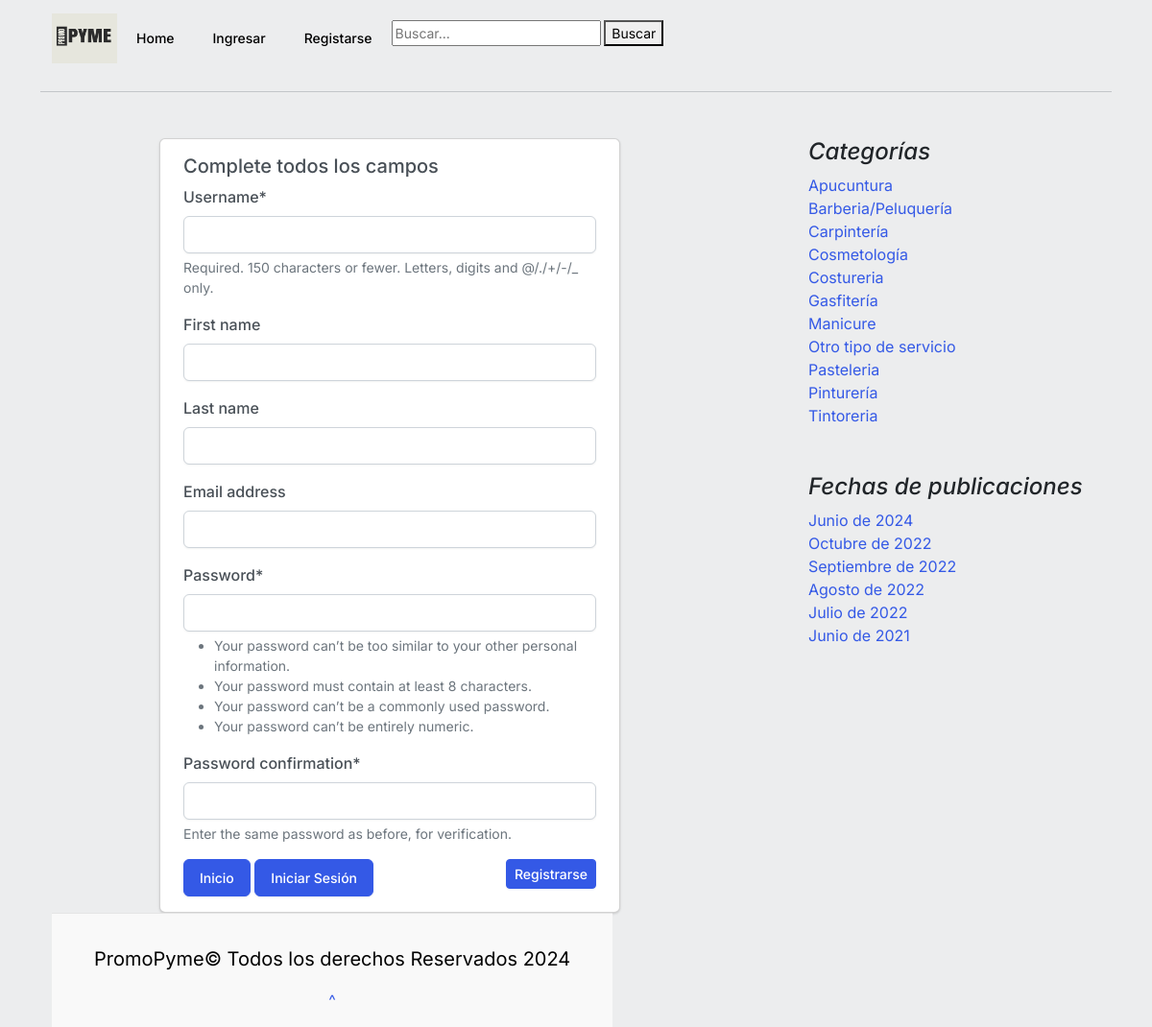
Screenshot of /register/ with the database file from the repository.
### core/models.py (models this page shows, shortened)
class Category (models.Model):
	name = models.CharField(max_length=200, unique=True, verbose_name='Nombre')
	active = models.BooleanField(default=True, verbose_name='Activo')
	created = models.DateTimeField(auto_now_add=True, verbose_name='Fecha de creación')
	updated = models.DateTimeField(auto_now=True, verbose_name='Fecha de modificación')
	class Meta:
		verbose_name = 'Categoría'
		verbose_name_plural = 'Categorías'
		ordering = ['name']

### core/views.py (the view, shortened to what this page needs)
# urls.py: path('register/', register, name='register'),
def register(request):
    data = {
        'form': CustomUserCreationForm()
    }
    return render(request, 'registration/register.html', data)

### core/forms.py
class CustomUserCreationForm(UserCreationForm):
    class Meta:
        model = User
        fields = ['username', 'first_name', 'last_name', 'email', 'password1', 'password2']

### core/processors.py (called while the page is built)
def ctx_dic_about(request):
	ctx_about = {}
	ctx_about['ABOUT'] = About.objects.latest('created')
	return ctx_about

def ctx_dic_category(request):
	ctx_category = {}
	ctx_category['categories'] = Category.objects.filter(active=True)
	return ctx_category

def ctx_dic_history(request):
	ctx_history = {}
	ctx_history['dates'] = Post.objects.dates('created', 'month', order='DESC').distinct()
	return ctx_history

def ctx_dic_link(request):
	ctx_link = {}
	links = Link.objects.all()
	for link in links:
		ctx_link[link.key] = {'url':link.url, 'icon':link.icon}
	return ctx_link

### core/templates/registration/register.html (shortened to what this page needs)
{% extends 'core/base.html' %}
{% load static %}
{% block content %}
{% load crispy_forms_tags %}
<br>
<form action="" method="post">
    <div class="card mx-auto" style="width: 30rem;">
        <div class="card-body">
          <h5 class="card-title">Complete todos los campos</h5>
          {{ form | crispy }}
          <a href='/' class="btn btn-primary">Inicio</a>
          <a href={% url 'login' %} class="btn btn-primary">Iniciar Sesión</a>
          <button class="btn btn-sm btn-primary float-end" type="submit">Registrarse</button>
        </div>
      </div>
</form>
{% endblock %}

### core/templates/core/base.html (shortened to what this page needs)
<!doctype html>
<html lang="es">
<head>
    {% load static %}
    <link rel="stylesheet" href="https://cdn.jsdelivr.net/npm/bootstrap-icons@1.9.1/font/bootstrap-icons.css">
    <link rel="stylesheet" href="{% static 'core/css/style.css' %}">
    <link href="{% static 'core/css/blog.css' %}" rel="stylesheet">
    <link href="{% static 'core/css/bootstrap.min.css' %}" rel="stylesheet">
</head>
<body class="body">
  <div class="container">
    <header>
      <nav class="navbar navbar-expand-lg bg-body-tertiary">
        <div class="container-fluid">
          <div class ="contenedor_logo">
            <img class="logo" src="{% static 'core/img/PRomo (1).png' %}" alt="logo" style="width:68px;height:52px" >
          </div>
          <div class="collapse navbar-collapse" id="navbarSupportedContent">
            <ul class="navbar-nav me-auto mb-2 mb-lg-0">
              <li class="nav-item active">
                <a class="nav-link " aria-current="page" href='/'>Home</a>
              </li>
              {% if request.user.is_authenticated %}
                <li class="nav-item">
                  <a class="nav-link"  href={% url 'create' %}>Crear Post</a>
                </li>
                <li class="nav-item">
                  <a class="nav-link"  href={% url 'exit' %}>Salir</a>
                </li>
              <ul>
              {% include 'core/includes/submenu.html' %}
              </ul>
              {% else %}
              <li class="nav-item">
                <a class="nav-link" href={% url 'login' %}>Ingresar</a>
              </li>
              <li class="nav-item">
                <a class="nav-link" href={% url 'register' %}>Registarse</a>
              </li>
              {% endif %}
              <form method="GET" action="{% url 'buscar' %}">
                <input type="text" name="buscar" placeholder="Buscar..." value="{{request.GET.buscar}}">
                <button type="submit">Buscar</button>
            </form>
            </ul>
          </div>
        </div>
      </nav>
    </header>
    <hr>
    <div class="content-wrapper">
      <main class="flex-fill mt-2">
        <section class="row g-5 ">
          <div class="col-md-8">
              {% block content %}
              {% endblock %}
          </div>
        {% block aside %}
          <aside class="col-md-4" id="parent">
            <div class="position-sticky" style="top: 2rem;">
              <div class="p-4" id="child">
                <h4 class="fst-italic">Categorías</h4>
                <ol class="list-unstyled mb-0">
                  {% for item in categories %}
                    <li><a href={% url 'category' %}?cat={{ item.id }}>{{ item.name }}</a></li>
                  {% endfor %}
                </ol>
              </div>
              <div class="p-4">
                <h4 class="fst-italic">Fechas de publicaciones</h4>
                <ol class="list-unstyled mb-0">
                  {% for item in dates %}
                    <li>
                      {% if item.month == 6 %}<a href="{% url 'dates' item.month item.year %}">Junio de {{ item.year }}</a>{% endif %}
                      {% if item.month == 7 %}<a href="{% url 'dates' item.month item.year %}">Julio de {{ item.year }}</a>{% endif %}
                      {% if item.month == 8 %}<a href="{% url 'dates' item.month item.year %}">Agosto de {{ item.year }}</a>{% endif %}
                      {% if item.month == 9 %}<a href="{% url 'dates' item.month item.year %}">Septiembre de {{ item.year }}</a>{% endif %}
                      {% if item.month == 10 %}<a href="{% url 'dates' item.month item.year %}">Octubre de {{ item.year }}</a>{% endif %}
                    </li>
                  {% endfor %}
                </ol>
              </div>
            </div>
          </aside>
        {% endblock %}
        </section>
      </main>
    </div>
    <div class="container">
      <footer class="foot p-3 mt-auto blog-footer" >
        <div class="container">
          <p class="fs-5 px-3 pt-3"> PromoPyme&copy; Todos los derechos Reservados 2024</p>
          <p>
            <a href="#">^</a>
          </p>
        </footer>
    </div>
    </div>
</body>
</html>

### core/static/core/css/style.css (style rules this page uses)
.body { margin: 0; padding: 0; background:#ecedee; height: 100%; display: flex; flex-direction: column; }

### core/static/core/css/blog.css (style rules this page uses)
.blog-footer { padding: 2.5rem 0; color: #020202; text-align: center; background-color: #f9f9f9; border-top: .05rem solid #e5e5e5; float:bottom; flex-shrink: 0; position: absolute; }
.blog-footer p:last-child { margin-bottom: 0; float: bottom; }
.content-wrapper { flex: 1; display: flex; flex-direction: row; }
aside { flex: 0 0 250px; }

### core/templates/core/base.html (style rules this page uses)
a { text-decoration: none; }

### rows the page displays
Category: name "Apucuntura"
Category: name "Barberia/Peluquería"
Category: name "Carpintería"
Category: name "Cosmetología"
Category: name "Costureria"
Category: name "Gasfitería"
Category: name "Manicure"
Category: name "Otro tipo de servicio"
Category: name "Pasteleria"
Category: name "Pinturería"
Category: name "Tintoreria"

### other values shown
{{ item.year }} "2024" "2021"
{{ item.year }} "2022"
